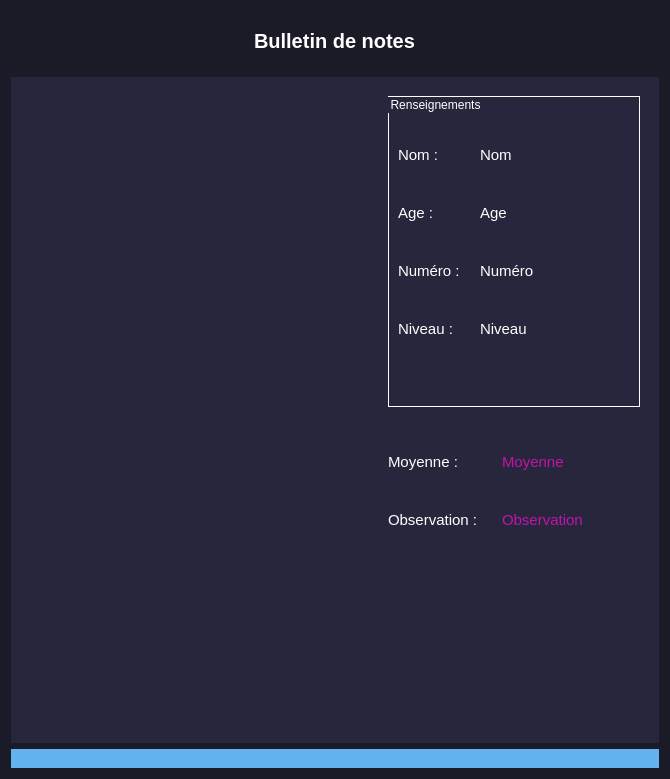
<?xml version="1.0" encoding="UTF-8"?>
<ui version="4.0">
 <class>bulletin</class>
 <widget class="QDialog" name="bulletin">
  <property name="geometry">
   <rect>
    <x>0</x>
    <y>0</y>
    <width>670</width>
    <height>779</height>
   </rect>
  </property>
  <property name="windowTitle">
   <string>Bulletin</string>
  </property>
  <property name="styleSheet">
   <string notr="true">* {
border: none;
background-color: transparent;
background: transparent;
padding: 0;
margin: 0;
color: #fff;
}

#bulletin{
background-color: #1b1b27;
}

#liste {
background-color: #27263c;
}

QTableView::item:selected {
color:white; 
background:#000000; 
font-weight:900; 
}

QTableCornerButton::section { 
background-color:#232326; 
}

QHeaderView::section { 
color:white; 
background-color:#232326;
}

QGroupBox {
border: 1px solid white;
}</string>
  </property>
  <layout class="QVBoxLayout" name="verticalLayout">
   <item>
    <widget class="QFrame" name="frame">
     <property name="minimumSize">
      <size>
       <width>0</width>
       <height>60</height>
      </size>
     </property>
     <property name="font">
      <font>
       <pointsize>15</pointsize>
       <weight>75</weight>
       <bold>true</bold>
      </font>
     </property>
     <property name="frameShape">
      <enum>QFrame::StyledPanel</enum>
     </property>
     <property name="frameShadow">
      <enum>QFrame::Raised</enum>
     </property>
     <layout class="QVBoxLayout" name="verticalLayout_2">
      <item alignment="Qt::AlignHCenter">
       <widget class="QLabel" name="label">
        <property name="font">
         <font>
          <pointsize>15</pointsize>
          <weight>75</weight>
          <bold>true</bold>
         </font>
        </property>
        <property name="text">
         <string>Bulletin de notes</string>
        </property>
       </widget>
      </item>
     </layout>
    </widget>
   </item>
   <item>
    <widget class="QWidget" name="liste" native="true">
     <property name="styleSheet">
      <string notr="true">QLabel {
font-size: 15px;
}</string>
     </property>
     <layout class="QHBoxLayout" name="horizontalLayout_2">
      <property name="spacing">
       <number>15</number>
      </property>
      <property name="leftMargin">
       <number>10</number>
      </property>
      <property name="topMargin">
       <number>10</number>
      </property>
      <property name="rightMargin">
       <number>10</number>
      </property>
      <property name="bottomMargin">
       <number>10</number>
      </property>
      <item>
       <widget class="QTableView" name="tbvNotes"/>
      </item>
      <item>
       <widget class="QWidget" name="widget" native="true">
        <property name="minimumSize">
         <size>
          <width>270</width>
          <height>0</height>
         </size>
        </property>
        <layout class="QVBoxLayout" name="verticalLayout_3">
         <item>
          <widget class="QGroupBox" name="groupBox">
           <property name="title">
            <string>Renseignements</string>
           </property>
           <layout class="QVBoxLayout" name="verticalLayout_4">
            <item>
             <layout class="QFormLayout" name="formLayout">
              <property name="horizontalSpacing">
               <number>20</number>
              </property>
              <property name="verticalSpacing">
               <number>40</number>
              </property>
              <property name="leftMargin">
               <number>0</number>
              </property>
              <property name="topMargin">
               <number>40</number>
              </property>
              <item row="0" column="0">
               <widget class="QLabel" name="label_2">
                <property name="text">
                 <string>Nom :</string>
                </property>
               </widget>
              </item>
              <item row="0" column="1">
               <widget class="QLabel" name="lblNom">
                <property name="text">
                 <string>Nom</string>
                </property>
               </widget>
              </item>
              <item row="1" column="0">
               <widget class="QLabel" name="label_4">
                <property name="text">
                 <string>Age :</string>
                </property>
               </widget>
              </item>
              <item row="1" column="1">
               <widget class="QLabel" name="lblAge">
                <property name="text">
                 <string>Age</string>
                </property>
               </widget>
              </item>
              <item row="2" column="0">
               <widget class="QLabel" name="label_6">
                <property name="text">
                 <string>Numéro :</string>
                </property>
               </widget>
              </item>
              <item row="2" column="1">
               <widget class="QLabel" name="lblNumero">
                <property name="text">
                 <string>Numéro</string>
                </property>
               </widget>
              </item>
              <item row="3" column="0">
               <widget class="QLabel" name="label_8">
                <property name="text">
                 <string>Niveau :</string>
                </property>
               </widget>
              </item>
              <item row="3" column="1">
               <widget class="QLabel" name="lblNiveau">
                <property name="text">
                 <string>Niveau</string>
                </property>
               </widget>
              </item>
             </layout>
            </item>
           </layout>
          </widget>
         </item>
         <item>
          <layout class="QFormLayout" name="formLayout_2">
           <property name="horizontalSpacing">
            <number>20</number>
           </property>
           <property name="verticalSpacing">
            <number>40</number>
           </property>
           <property name="leftMargin">
            <number>0</number>
           </property>
           <property name="topMargin">
            <number>40</number>
           </property>
           <item row="0" column="0">
            <widget class="QLabel" name="label_10">
             <property name="text">
              <string>Moyenne :</string>
             </property>
            </widget>
           </item>
           <item row="0" column="1">
            <widget class="QLabel" name="lblMoyenne">
             <property name="styleSheet">
              <string notr="true">color: rgb(194, 19, 171);</string>
             </property>
             <property name="text">
              <string>Moyenne</string>
             </property>
            </widget>
           </item>
           <item row="1" column="0">
            <widget class="QLabel" name="label_12">
             <property name="text">
              <string>Observation : </string>
             </property>
            </widget>
           </item>
           <item row="1" column="1">
            <widget class="QLabel" name="lblObservation">
             <property name="styleSheet">
              <string notr="true">color: rgb(194, 19, 171);</string>
             </property>
             <property name="text">
              <string>Observation</string>
             </property>
            </widget>
           </item>
          </layout>
         </item>
        </layout>
       </widget>
      </item>
     </layout>
    </widget>
   </item>
   <item>
    <layout class="QHBoxLayout" name="horizontalLayout">
     <item>
      <widget class="QPushButton" name="btnRetour">
       <property name="font">
        <font>
         <pointsize>12</pointsize>
        </font>
       </property>
       <property name="cursor">
        <cursorShape>PointingHandCursor</cursorShape>
       </property>
       <property name="styleSheet">
        <string notr="true">background-color: rgb(98, 178, 239);
border-radius: 10px;</string>
       </property>
       <property name="text">
        <string/>
       </property>
       <property name="icon">
        <iconset resource="resources.qrc">
         <normaloff>:/icons/arrow_negate.png</normaloff>:/icons/arrow_negate.png</iconset>
       </property>
       <property name="iconSize">
        <size>
         <width>40</width>
         <height>40</height>
        </size>
       </property>
      </widget>
     </item>
    </layout>
   </item>
  </layout>
 </widget>
 <resources>
  <include location="resources.qrc"/>
 </resources>
 <connections/>
</ui>
